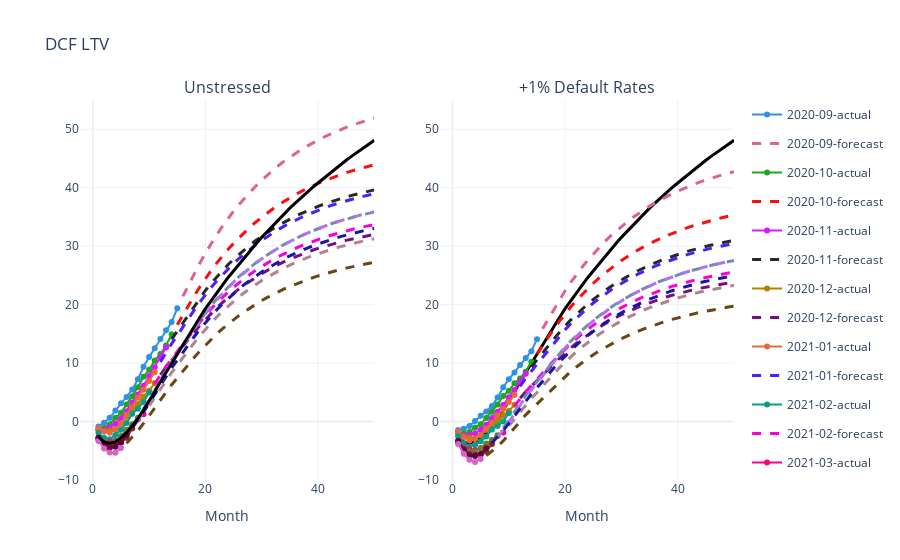

This figure's notebook cell:
### Code cell
colors = {i: c for i, c in enumerate(plotly.colors.qualitative.Dark24)}

fig = make_subplots(rows=1, cols=2, shared_xaxes=True,
                   subplot_titles=('Unstressed', '+1% Default Rates'))

param = 'cumulative_dcf_ltv_per_original'

# LEFT PLOT
curves1=[]
for cohort in m1.forecast.cohort.unique():
    c_data = m1.forecast[m1.forecast.cohort == cohort]
    for dtype in c_data.data_type.unique():
        output = c_data[c_data.data_type == dtype][param]

        output.name = cohort + '-' + dtype

        curves1.append(output)
    
for i, cohort in enumerate(curves1):
    c = colors[i]
    if 'forecast' in cohort.name:
        fig.add_trace(go.Scatter(name=cohort.name, x=cohort.index, y=cohort, mode='lines',
                                 line=dict(width=3, dash='dash', color=c), legendgroup=f'{i}'), row=1, col=1)
    else:
        if cohort.notnull().any():
            fig.add_trace(go.Scatter(name=cohort.name, x=cohort.index, y=cohort, mode='markers+lines',
                                     line=dict(width=2, color=c), legendgroup=f'{i}'), row=1, col=1)

expected = m1.ltv_expected.cumulative_ltv_per_original
fig.add_trace(go.Scatter(name='expected', x=expected.index, y=expected, 
                         line=dict(color='black', width=3), legendgroup='e'), row=1, col=1)
fig.add_trace(go.Scatter(name='expected', x=expected.index, y=expected, 
                        line=dict(color='black', width=3), legendgroup='e', showlegend=False), row=1, col=2)

# RIGHT PLOT
curves2=[]
for cohort in m2.forecast.cohort.unique():
    c_data = m2.forecast[m2.forecast.cohort == cohort]
    for dtype in c_data.data_type.unique():
        output = c_data[c_data.data_type == dtype][param]

        output.name = cohort + '-' + dtype

        curves2.append(output)
        
for i, cohort in enumerate(curves2):
    c = colors[i]
    if 'forecast' in cohort.name:
        fig.add_trace(go.Scatter(name=cohort.name, x=cohort.index, y=cohort, mode='lines',
                                 line=dict(width=3, dash='dash', color=c), legendgroup=f'{i}', showlegend=False), row=1, col=2,)
    else:
        if cohort.notnull().any():
            fig.add_trace(go.Scatter(name=cohort.name, x=cohort.index, y=cohort, mode='markers+lines',
                                     line=dict(width=2, color=c), legendgroup=f'{i}', showlegend=False), row=1, col=2)

fig.update_layout(title='DCF LTV')
fig.layout.xaxis.title='Month'
fig.layout.xaxis2.title='Month'
fig.update_yaxes(range=[-10, 55])

fig.show()

### Figure 1 — Plotly figure (JSON) as saved in the notebook; plotly's stock layout.template omitted (floating-point values rounded to 4 significant figures)
{"data": [{"legendgroup": "0", "line": {"color": "#2E91E5", "width": 2}, "mode": "markers+lines", "name": "2020-09-actual", "type": "scatter", "x": [1, 2, 3, 4, 5, 6, 7, 8, 9, 10, 11, 12, 13, 14, 15], "xaxis": "x", "y": [-0.8291, -0.1874, 0.6487, 1.884, 3.14, 4.176, 5.479, 7.254, 9.365, 11.04, 12.53, 14.13, 15.6, 17.04, 19.36], "yaxis": "y"}, {"legendgroup": "1", "line": {"color": "#E15F99", "dash": "dash", "width": 3}, "mode": "lines", "name": "2020-09-forecast", "type": "scatter", "x": [16, 17, 18, 19, 20, 21, 22, 23, 24, 25, 26, 27, 28, 29, 30, 31, 32, 33, 34, 35, 36, 37, 38, 39, 40, 41, 42, 43, 44, 45, 46, 47, 48, 49, 50], "xaxis": "x", "y": [21.42, 23.35, 25.26, 27.08, 28.8, 30.41, 31.93, 33.36, 34.71, 35.97, 37.16, 38.29, 39.35, 40.34, 41.28, 42.17, 43.01, 43.79, 44.54, 45.23, 45.88, 46.5, 47.08, 47.63, 48.15, 48.63, 49.09, 49.53, 49.94, 50.32, 50.68, 51.02, 51.34, 51.64, 51.93], "yaxis": "y"}, {"legendgroup": "2", "line": {"color": "#1CA71C", "width": 2}, "mode": "markers+lines", "name": "2020-10-actual", "type": "scatter", "x": [1, 2, 3, 4, 5, 6, 7, 8, 9, 10, 11, 12, 13, 14], "xaxis": "x", "y": [-1.256, -1.103, -0.459, 0.6365, 1.499, 2.902, 4.322, 5.864, 7.664, 8.856, 10.46, 11.53, 13.0, 14.93], "yaxis": "y"}, {"legendgroup": "3", "line": {"color": "#FB0D0D", "dash": "dash", "width": 3}, "mode": "lines", "name": "2020-10-forecast", "type": "scatter", "x": [15, 16, 17, 18, 19, 20, 21, 22, 23, 24, 25, 26, 27, 28, 29, 30, 31, 32, 33, 34, 35, 36, 37, 38, 39, 40, 41, 42, 43, 44, 45, 46, 47, 48, 49, 50], "xaxis": "x", "y": [16.55, 18.27, 19.88, 21.49, 23.02, 24.46, 25.82, 27.09, 28.29, 29.42, 30.49, 31.49, 32.44, 33.33, 34.17, 34.96, 35.7, 36.41, 37.07, 37.69, 38.28, 38.83, 39.35, 39.84, 40.3, 40.73, 41.15, 41.53, 41.9, 42.24, 42.56, 42.87, 43.16, 43.43, 43.68, 43.92], "yaxis": "y"}, {"legendgroup": "4", "line": {"color": "#DA16FF", "width": 2}, "mode": "markers+lines", "name": "2020-11-actual", "type": "scatter", "x": [1, 2, 3, 4, 5, 6, 7, 8, 9, 10, 11, 12, 13], "xaxis": "x", "y": [-1.359, -1.405, -0.9622, -0.3764, 0.5757, 1.776, 3.265, 4.643, 6.13, 7.773, 9.281, 11.02, 12.65], "yaxis": "y"}, {"legendgroup": "5", "line": {"color": "#222A2A", "dash": "dash", "width": 3}, "mode": "lines", "name": "2020-11-forecast", "type": "scatter", "x": [14, 15, 16, 17, 18, 19, 20, 21, 22, 23, 24, 25, 26, 27, 28, 29, 30, 31, 32, 33, 34, 35, 36, 37, 38, 39, 40, 41, 42, 43, 44, 45, 46, 47, 48, 49, 50], "xaxis": "x", "y": [14.07, 15.47, 16.97, 18.38, 19.79, 21.15, 22.42, 23.62, 24.75, 25.81, 26.81, 27.75, 28.64, 29.47, 30.26, 31.0, 31.7, 32.36, 32.98, 33.56, 34.12, 34.63, 35.12, 35.58, 36.01, 36.42, 36.81, 37.17, 37.51, 37.83, 38.14, 38.42, 38.69, 38.95, 39.19, 39.41, 39.62], "yaxis": "y"}, {"legendgroup": "6", "line": {"color": "#B68100", "width": 2}, "mode": "markers+lines", "name": "2020-12-actual", "type": "scatter", "x": [1, 2, 3, 4, 5, 6, 7, 8, 9, 10, 11], "xaxis": "x", "y": [-1.553, -1.661, -1.522, -1.274, -0.3606, 0.8166, 1.805, 2.988, 4.273, 5.255, 6.571], "yaxis": "y"}, {"legendgroup": "7", "line": {"color": "#750D86", "dash": "dash", "width": 3}, "mode": "lines", "name": "2020-12-forecast", "type": "scatter", "x": [12, 13, 14, 15, 16, 17, 18, 19, 20, 21, 22, 23, 24, 25, 26, 27, 28, 29, 30, 31, 32, 33, 34, 35, 36, 37, 38, 39, 40, 41, 42, 43, 44, 45, 46, 47, 48, 49, 50], "xaxis": "x", "y": [7.976, 9.35, 10.51, 11.66, 12.91, 14.08, 15.27, 16.41, 17.49, 18.5, 19.45, 20.34, 21.18, 21.98, 22.72, 23.43, 24.09, 24.72, 25.31, 25.86, 26.39, 26.88, 27.35, 27.78, 28.2, 28.58, 28.95, 29.29, 29.62, 29.93, 30.22, 30.49, 30.75, 30.99, 31.22, 31.43, 31.63, 31.83, 32.01], "yaxis": "y"}, {"legendgroup": "8", "line": {"color": "#EB663B", "width": 2}, "mode": "markers+lines", "name": "2021-01-actual", "type": "scatter", "x": [1, 2, 3, 4, 5, 6, 7, 8, 9, 10, 11], "xaxis": "x", "y": [-1.131, -1.703, -1.9, -1.313, -0.3334, 1.173, 2.444, 4.115, 5.451, 6.953, 8.494], "yaxis": "y"}, {"legendgroup": "9", "line": {"color": "#511CFB", "dash": "dash", "width": 3}, "mode": "lines", "name": "2021-01-forecast", "type": "scatter", "x": [12, 13, 14, 15, 16, 17, 18, 19, 20, 21, 22, 23, 24, 25, 26, 27, 28, 29, 30, 31, 32, 33, 34, 35, 36, 37, 38, 39, 40, 41, 42, 43, 44, 45, 46, 47, 48, 49, 50], "xaxis": "x", "y": [10.21, 11.88, 13.31, 14.72, 16.23, 17.64, 19.06, 20.42, 21.7, 22.9, 24.03, 25.09, 26.1, 27.04, 27.93, 28.77, 29.56, 30.3, 31.0, 31.66, 32.29, 32.88, 33.43, 33.95, 34.44, 34.9, 35.33, 35.74, 36.13, 36.49, 36.84, 37.16, 37.47, 37.75, 38.02, 38.28, 38.52, 38.75, 38.96], "yaxis": "y"}, {"legendgroup": "10", "line": {"color": "#00A08B", "width": 2}, "mode": "markers+lines", "name": "2021-02-actual", "type": "scatter", "x": [1, 2, 3, 4, 5, 6, 7, 8, 9, 10], "xaxis": "x", "y": [-1.973, -2.772, -3.017, -2.298, -1.395, -0.2411, 1.316, 2.205, 3.325, 4.972], "yaxis": "y"}, {"legendgroup": "11", "line": {"color": "#FB00D1", "dash": "dash", "width": 3}, "mode": "lines", "name": "2021-02-forecast", "type": "scatter", "x": [11, 12, 13, 14, 15, 16, 17, 18, 19, 20, 21, 22, 23, 24, 25, 26, 27, 28, 29, 30, 31, 32, 33, 34, 35, 36, 37, 38, 39, 40, 41, 42, 43, 44, 45, 46, 47, 48, 49, 50], "xaxis": "x", "y": [6.418, 7.948, 9.44, 10.71, 11.96, 13.3, 14.56, 15.83, 17.05, 18.19, 19.27, 20.29, 21.24, 22.14, 22.98, 23.78, 24.53, 25.24, 25.91, 26.54, 27.14, 27.7, 28.22, 28.72, 29.19, 29.63, 30.04, 30.43, 30.8, 31.15, 31.48, 31.78, 32.08, 32.35, 32.61, 32.85, 33.08, 33.3, 33.5, 33.7], "yaxis": "y"}, {"legendgroup": "12", "line": {"color": "#FC0080", "width": 2}, "mode": "markers+lines", "name": "2021-03-actual", "type": "scatter", "x": [1, 2, 3, 4, 5, 6, 7, 8, 9], "xaxis": "x", "y": [-2.93, -3.519, -3.511, -3.267, -2.657, -1.615, -0.7029, 0.377, 1.257], "yaxis": "y"}, {"legendgroup": "13", "line": {"color": "#B2828D", "dash": "dash", "width": 3}, "mode": "lines", "name": "2021-03-forecast", "type": "scatter", "x": [10, 11, 12, 13, 14, 15, 16, 17, 18, 19, 20, 21, 22, 23, 24, 25, 26, 27, 28, 29, 30, 31, 32, 33, 34, 35, 36, 37, 38, 39, 40, 41, 42, 43, 44, 45, 46, 47, 48, 49, 50], "xaxis": "x", "y": [2.669, 4.114, 5.641, 7.129, 8.387, 9.625, 10.96, 12.21, 13.47, 14.68, 15.81, 16.88, 17.89, 18.84, 19.73, 20.57, 21.37, 22.12, 22.82, 23.49, 24.12, 24.71, 25.27, 25.79, 26.29, 26.75, 27.19, 27.61, 28.0, 28.36, 28.71, 29.04, 29.35, 29.64, 29.92, 30.17, 30.42, 30.65, 30.86, 31.07, 31.26], "yaxis": "y"}, {"legendgroup": "14", "line": {"color": "#6C7C32", "width": 2}, "mode": "markers+lines", "name": "2021-04-actual", "type": "scatter", "x": [1, 2, 3, 4, 5, 6, 7, 8], "xaxis": "x", "y": [-3.114, -3.593, -3.757, -3.423, -2.492, -1.395, -0.479, 0.6565], "yaxis": "y"}, {"legendgroup": "15", "line": {"color": "#778AAE", "dash": "dash", "width": 3}, "mode": "lines", "name": "2021-04-forecast", "type": "scatter", "x": [9, 10, 11, 12, 13, 14, 15, 16, 17, 18, 19, 20, 21, 22, 23, 24, 25, 26, 27, 28, 29, 30, 31, 32, 33, 34, 35, 36, 37, 38, 39, 40, 41, 42, 43, 44, 45, 46, 47, 48, 49, 50], "xaxis": "x", "y": [2.185, 3.798, 5.439, 7.164, 8.844, 10.27, 11.68, 13.18, 14.59, 16.0, 17.35, 18.62, 19.81, 20.94, 22.0, 23.0, 23.94, 24.82, 25.66, 26.44, 27.19, 27.89, 28.55, 29.17, 29.75, 30.31, 30.83, 31.31, 31.77, 32.21, 32.62, 33.0, 33.37, 33.71, 34.04, 34.34, 34.63, 34.9, 35.16, 35.4, 35.62, 35.84], "yaxis": "y"}, {"legendgroup": "16", "line": {"color": "#862A16", "width": 2}, "mode": "markers+lines", "name": "2021-05-actual", "type": "scatter", "x": [1, 2, 3, 4, 5, 6, 7], "xaxis": "x", "y": [-2.737, -3.714, -4.182, -3.983, -3.599, -2.781, -1.188], "yaxis": "y"}, {"legendgroup": "17", "line": {"color": "#A777F1", "dash": "dash", "width": 3}, "mode": "lines", "name": "2021-05-forecast", "type": "scatter", "x": [8, 9, 10, 11, 12, 13, 14, 15, 16, 17, 18, 19, 20, 21, 22, 23, 24, 25, 26, 27, 28, 29, 30, 31, 32, 33, 34, 35, 36, 37, 38, 39, 40, 41, 42, 43, 44, 45, 46, 47, 48, 49, 50], "xaxis": "x", "y": [0.2374, 1.807, 3.458, 5.134, 6.89, 8.597, 10.05, 11.47, 12.98, 14.4, 15.83, 17.19, 18.47, 19.68, 20.81, 21.88, 22.89, 23.84, 24.73, 25.58, 26.37, 27.12, 27.83, 28.5, 29.13, 29.72, 30.28, 30.8, 31.3, 31.76, 32.2, 32.61, 33.0, 33.37, 33.72, 34.05, 34.36, 34.65, 34.92, 35.18, 35.42, 35.65, 35.87], "yaxis": "y"}, {"legendgroup": "18", "line": {"color": "#620042", "width": 2}, "mode": "markers+lines", "name": "2021-06-actual", "type": "scatter", "x": [1, 2, 3, 4, 5, 6], "xaxis": "x", "y": [-2.799, -3.91, -4.538, -4.291, -3.592, -2.312], "yaxis": "y"}, {"legendgroup": "19", "line": {"color": "#1616A7", "dash": "dash", "width": 3}, "mode": "lines", "name": "2021-06-forecast", "type": "scatter", "x": [7, 8, 9, 10, 11, 12, 13, 14, 15, 16, 17, 18, 19, 20, 21, 22, 23, 24, 25, 26, 27, 28, 29, 30, 31, 32, 33, 34, 35, 36, 37, 38, 39, 40, 41, 42, 43, 44, 45, 46, 47, 48, 49, 50], "xaxis": "x", "y": [-1.126, 0.1718, 1.61, 3.128, 4.67, 6.29, 7.862, 9.189, 10.49, 11.88, 13.19, 14.5, 15.76, 16.94, 18.06, 19.11, 20.1, 21.03, 21.9, 22.73, 23.51, 24.25, 24.94, 25.59, 26.21, 26.79, 27.34, 27.86, 28.34, 28.8, 29.23, 29.63, 30.02, 30.38, 30.72, 31.04, 31.35, 31.63, 31.9, 32.15, 32.39, 32.62, 32.83, 33.03], "yaxis": "y"}, {"legendgroup": "20", "line": {"color": "#DA60CA", "width": 2}, "mode": "markers+lines", "name": "2021-07-actual", "type": "scatter", "x": [1, 2, 3, 4, 5], "xaxis": "x", "y": [-3.314, -4.607, -5.306, -5.345, -4.526], "yaxis": "y"}, {"legendgroup": "21", "line": {"color": "#6C4516", "dash": "dash", "width": 3}, "mode": "lines", "name": "2021-07-forecast", "type": "scatter", "x": [6, 7, 8, 9, 10, 11, 12, 13, 14, 15, 16, 17, 18, 19, 20, 21, 22, 23, 24, 25, 26, 27, 28, 29, 30, 31, 32, 33, 34, 35, 36, 37, 38, 39, 40, 41, 42, 43, 44, 45, 46, 47, 48, 49, 50], "xaxis": "x", "y": [-3.695, -2.682, -1.564, -0.3154, 1.007, 2.356, 3.775, 5.153, 6.306, 7.437, 8.653, 9.791, 10.94, 12.04, 13.08, 14.06, 14.98, 15.85, 16.67, 17.44, 18.17, 18.85, 19.5, 20.11, 20.69, 21.23, 21.74, 22.22, 22.68, 23.11, 23.51, 23.89, 24.25, 24.59, 24.9, 25.21, 25.49, 25.76, 26.01, 26.25, 26.47, 26.68, 26.88, 27.07, 27.25], "yaxis": "y"}, {"legendgroup": "e", "line": {"color": "black", "width": 3}, "name": "expected", "type": "scatter", "x": [1, 2, 3, 4, 5, 6, 7, 8, 9, 10, 11, 12, 13, 14, 15, 16, 17, 18, 19, 20, 21, 22, 23, 24, 25, 26, 27, 28, 29, 30, 31, 32, 33, 34, 35, 36, 37, 38, 39, 40, 41, 42, 43, 44, 45, 46, 47, 48, 49, 50], "xaxis": "x", "y": [-2.6, -3.5, -3.7, -3.5, -2.8, -1.9, -0.7, 0.5, 2, 3.5, 5.1, 6.8, 8.4, 9.9, 11.5, 13.1, 14.7, 16.3, 17.8, 19.3, 20.7, 22.1, 23.3, 24.6, 25.8, 27, 28.2, 29.3, 30.4, 31.5, 32.5, 33.6, 34.5, 35.5, 36.5, 37.4, 38.3, 39.1, 40, 40.8, 41.6, 42.4, 43.2, 44, 44.7, 45.4, 46.1, 46.8, 47.5, 48.1], "yaxis": "y"}, {"legendgroup": "e", "line": {"color": "black", "width": 3}, "name": "expected", "showlegend": false, "type": "scatter", "x": [1, 2, 3, 4, 5, 6, 7, 8, 9, 10, 11, 12, 13, 14, 15, 16, 17, 18, 19, 20, 21, 22, 23, 24, 25, 26, 27, 28, 29, 30, 31, 32, 33, 34, 35, 36, 37, 38, 39, 40, 41, 42, 43, 44, 45, 46, 47, 48, 49, 50], "xaxis": "x2", "y": [-2.6, -3.5, -3.7, -3.5, -2.8, -1.9, -0.7, 0.5, 2, 3.5, 5.1, 6.8, 8.4, 9.9, 11.5, 13.1, 14.7, 16.3, 17.8, 19.3, 20.7, 22.1, 23.3, 24.6, 25.8, 27, 28.2, 29.3, 30.4, 31.5, 32.5, 33.6, 34.5, 35.5, 36.5, 37.4, 38.3, 39.1, 40, 40.8, 41.6, 42.4, 43.2, 44, 44.7, 45.4, 46.1, 46.8, 47.5, 48.1], "yaxis": "y2"}, {"legendgroup": "0", "line": {"color": "#2E91E5", "width": 2}, "mode": "markers+lines", "name": "2020-09-actual", "showlegend": false, "type": "scatter", "x": [1, 2, 3, 4, 5, 6, 7, 8, 9, 10, 11, 12, 13, 14, 15], "xaxis": "x2", "y": [-1.436, -1.222, -0.7727, 0.09161, 0.9967, 1.701, 2.652, 4.103, 5.868, 7.218, 8.386, 9.681, 10.87, 12.03, 14.08], "yaxis": "y2"}, {"legendgroup": "1", "line": {"color": "#E15F99", "dash": "dash", "width": 3}, "mode": "lines", "name": "2020-09-forecast", "showlegend": false, "type": "scatter", "x": [16, 17, 18, 19, 20, 21, 22, 23, 24, 25, 26, 27, 28, 29, 30, 31, 32, 33, 34, 35, 36, 37, 38, 39, 40, 41, 42, 43, 44, 45, 46, 47, 48, 49, 50], "xaxis": "x2", "y": [15.88, 17.57, 19.25, 20.86, 22.37, 23.8, 25.14, 26.4, 27.58, 28.7, 29.75, 30.74, 31.67, 32.55, 33.38, 34.16, 34.89, 35.59, 36.24, 36.85, 37.43, 37.97, 38.48, 38.96, 39.42, 39.85, 40.25, 40.63, 40.99, 41.33, 41.65, 41.95, 42.23, 42.5, 42.75], "yaxis": "y2"}, {"legendgroup": "2", "line": {"color": "#1CA71C", "width": 2}, "mode": "markers+lines", "name": "2020-10-actual", "showlegend": false, "type": "scatter", "x": [1, 2, 3, 4, 5, 6, 7, 8, 9, 10, 11, 12, 13, 14], "xaxis": "x2", "y": [-1.837, -2.062, -1.781, -1.019, -0.4662, 0.6015, 1.691, 2.899, 4.38, 5.256, 6.56, 7.348, 8.536, 10.21], "yaxis": "y2"}, {"legendgroup": "3", "line": {"color": "#FB0D0D", "dash": "dash", "width": 3}, "mode": "lines", "name": "2020-10-forecast", "showlegend": false, "type": "scatter", "x": [15, 16, 17, 18, 19, 20, 21, 22, 23, 24, 25, 26, 27, 28, 29, 30, 31, 32, 33, 34, 35, 36, 37, 38, 39, 40, 41, 42, 43, 44, 45, 46, 47, 48, 49, 50], "xaxis": "x2", "y": [11.58, 13.06, 14.44, 15.83, 17.17, 18.42, 19.6, 20.71, 21.75, 22.73, 23.66, 24.53, 25.35, 26.12, 26.85, 27.54, 28.19, 28.8, 29.37, 29.92, 30.42, 30.9, 31.35, 31.78, 32.18, 32.56, 32.91, 33.25, 33.57, 33.87, 34.15, 34.41, 34.66, 34.89, 35.12, 35.32], "yaxis": "y2"}, {"legendgroup": "4", "line": {"color": "#DA16FF", "width": 2}, "mode": "markers+lines", "name": "2020-11-actual", "showlegend": false, "type": "scatter", "x": [1, 2, 3, 4, 5, 6, 7, 8, 9, 10, 11, 12, 13], "xaxis": "x2", "y": [-1.93, -2.372, -2.285, -2.019, -1.411, -0.5424, 0.6042, 1.666, 2.831, 4.167, 5.381, 6.827, 8.184], "yaxis": "y2"}, {"legendgroup": "5", "line": {"color": "#222A2A", "dash": "dash", "width": 3}, "mode": "lines", "name": "2020-11-forecast", "showlegend": false, "type": "scatter", "x": [14, 15, 16, 17, 18, 19, 20, 21, 22, 23, 24, 25, 26, 27, 28, 29, 30, 31, 32, 33, 34, 35, 36, 37, 38, 39, 40, 41, 42, 43, 44, 45, 46, 47, 48, 49, 50], "xaxis": "x2", "y": [9.339, 10.48, 11.74, 12.92, 14.13, 15.28, 16.36, 17.38, 18.34, 19.25, 20.1, 20.89, 21.65, 22.36, 23.03, 23.66, 24.25, 24.81, 25.34, 25.84, 26.31, 26.74, 27.16, 27.55, 27.92, 28.26, 28.59, 28.9, 29.19, 29.46, 29.72, 29.97, 30.19, 30.41, 30.61, 30.8, 30.99], "yaxis": "y2"}, {"legendgroup": "6", "line": {"color": "#B68100", "width": 2}, "mode": "markers+lines", "name": "2020-12-actual", "showlegend": false, "type": "scatter", "x": [1, 2, 3, 4, 5, 6, 7, 8, 9, 10, 11], "xaxis": "x2", "y": [-2.126, -2.602, -2.79, -2.878, -2.288, -1.438, -0.7554, 0.119, 1.112, 1.816, 2.859], "yaxis": "y2"}, {"legendgroup": "7", "line": {"color": "#750D86", "dash": "dash", "width": 3}, "mode": "lines", "name": "2020-12-forecast", "showlegend": false, "type": "scatter", "x": [12, 13, 14, 15, 16, 17, 18, 19, 20, 21, 22, 23, 24, 25, 26, 27, 28, 29, 30, 31, 32, 33, 34, 35, 36, 37, 38, 39, 40, 41, 42, 43, 44, 45, 46, 47, 48, 49, 50], "xaxis": "x2", "y": [3.994, 5.109, 6.024, 6.934, 7.957, 8.917, 9.906, 10.86, 11.75, 12.59, 13.39, 14.13, 14.83, 15.49, 16.12, 16.7, 17.26, 17.78, 18.27, 18.73, 19.17, 19.58, 19.97, 20.33, 20.68, 21.0, 21.3, 21.59, 21.86, 22.12, 22.36, 22.59, 22.8, 23.0, 23.19, 23.37, 23.54, 23.7, 23.85], "yaxis": "y2"}, {"legendgroup": "8", "line": {"color": "#EB663B", "width": 2}, "mode": "markers+lines", "name": "2021-01-actual", "showlegend": false, "type": "scatter", "x": [1, 2, 3, 4, 5, 6, 7, 8, 9, 10, 11], "xaxis": "x2", "y": [-1.699, -2.646, -3.223, -2.986, -2.36, -1.187, -0.254, 1.092, 2.129, 3.328, 4.588], "yaxis": "y2"}, {"legendgroup": "9", "line": {"color": "#511CFB", "dash": "dash", "width": 3}, "mode": "lines", "name": "2021-01-forecast", "showlegend": false, "type": "scatter", "x": [12, 13, 14, 15, 16, 17, 18, 19, 20, 21, 22, 23, 24, 25, 26, 27, 28, 29, 30, 31, 32, 33, 34, 35, 36, 37, 38, 39, 40, 41, 42, 43, 44, 45, 46, 47, 48, 49, 50], "xaxis": "x2", "y": [6.022, 7.428, 8.604, 9.768, 11.04, 12.23, 13.45, 14.61, 15.7, 16.73, 17.69, 18.61, 19.46, 20.27, 21.03, 21.74, 22.42, 23.05, 23.65, 24.22, 24.75, 25.25, 25.73, 26.17, 26.59, 26.98, 27.35, 27.7, 28.03, 28.35, 28.64, 28.92, 29.18, 29.42, 29.66, 29.87, 30.08, 30.27, 30.46], "yaxis": "y2"}, {"legendgroup": "10", "line": {"color": "#00A08B", "width": 2}, "mode": "markers+lines", "name": "2021-02-actual", "showlegend": false, "type": "scatter", "x": [1, 2, 3, 4, 5, 6, 7, 8, 9, 10], "xaxis": "x2", "y": [-2.503, -3.716, -4.322, -3.957, -3.391, -2.571, -1.341, -0.7576, 0.05886, 1.428], "yaxis": "y2"}, {"legendgroup": "11", "line": {"color": "#FB00D1", "dash": "dash", "width": 3}, "mode": "lines", "name": "2021-02-forecast", "showlegend": false, "type": "scatter", "x": [11, 12, 13, 14, 15, 16, 17, 18, 19, 20, 21, 22, 23, 24, 25, 26, 27, 28, 29, 30, 31, 32, 33, 34, 35, 36, 37, 38, 39, 40, 41, 42, 43, 44, 45, 46, 47, 48, 49, 50], "xaxis": "x2", "y": [2.609, 3.875, 5.116, 6.145, 7.164, 8.287, 9.341, 10.42, 11.45, 12.42, 13.33, 14.2, 15.0, 15.77, 16.48, 17.16, 17.8, 18.4, 18.97, 19.5, 20.0, 20.48, 20.93, 21.35, 21.74, 22.12, 22.47, 22.8, 23.11, 23.41, 23.69, 23.95, 24.2, 24.43, 24.65, 24.85, 25.05, 25.23, 25.41, 25.57], "yaxis": "y2"}, {"legendgroup": "12", "line": {"color": "#FC0080", "width": 2}, "mode": "markers+lines", "name": "2021-03-actual", "showlegend": false, "type": "scatter", "x": [1, 2, 3, 4, 5, 6, 7, 8, 9], "xaxis": "x2", "y": [-3.474, -4.435, -4.795, -4.885, -4.605, -3.881, -3.263, -2.48, -1.883], "yaxis": "y2"}, {"legendgroup": "13", "line": {"color": "#B2828D", "dash": "dash", "width": 3}, "mode": "lines", "name": "2021-03-forecast", "showlegend": false, "type": "scatter", "x": [10, 11, 12, 13, 14, 15, 16, 17, 18, 19, 20, 21, 22, 23, 24, 25, 26, 27, 28, 29, 30, 31, 32, 33, 34, 35, 36, 37, 38, 39, 40, 41, 42, 43, 44, 45, 46, 47, 48, 49, 50], "xaxis": "x2", "y": [-0.7487, 0.4314, 1.696, 2.935, 3.956, 4.966, 6.08, 7.125, 8.193, 9.217, 10.18, 11.09, 11.95, 12.75, 13.51, 14.23, 14.9, 15.53, 16.13, 16.7, 17.23, 17.73, 18.21, 18.66, 19.08, 19.47, 19.85, 20.2, 20.53, 20.84, 21.14, 21.41, 21.68, 21.93, 22.16, 22.38, 22.58, 22.78, 22.96, 23.14, 23.3], "yaxis": "y2"}, {"legendgroup": "14", "line": {"color": "#6C7C32", "width": 2}, "mode": "markers+lines", "name": "2021-04-actual", "showlegend": false, "type": "scatter", "x": [1, 2, 3, 4, 5, 6, 7, 8], "xaxis": "x2", "y": [-3.679, -4.576, -5.105, -5.127, -4.534, -3.76, -3.163, -2.325], "yaxis": "y2"}, {"legendgroup": "15", "line": {"color": "#778AAE", "dash": "dash", "width": 3}, "mode": "lines", "name": "2021-04-forecast", "showlegend": false, "type": "scatter", "x": [9, 10, 11, 12, 13, 14, 15, 16, 17, 18, 19, 20, 21, 22, 23, 24, 25, 26, 27, 28, 29, 30, 31, 32, 33, 34, 35, 36, 37, 38, 39, 40, 41, 42, 43, 44, 45, 46, 47, 48, 49, 50], "xaxis": "x2", "y": [-1.091, 0.234, 1.599, 3.052, 4.47, 5.653, 6.821, 8.091, 9.284, 10.49, 11.65, 12.74, 13.77, 14.74, 15.65, 16.5, 17.31, 18.07, 18.79, 19.46, 20.1, 20.7, 21.27, 21.8, 22.31, 22.78, 23.22, 23.64, 24.04, 24.41, 24.76, 25.1, 25.41, 25.7, 25.98, 26.25, 26.49, 26.72, 26.94, 27.15, 27.35, 27.53], "yaxis": "y2"}, {"legendgroup": "16", "line": {"color": "#862A16", "width": 2}, "mode": "markers+lines", "name": "2021-05-actual", "showlegend": false, "type": "scatter", "x": [1, 2, 3, 4, 5, 6, 7], "xaxis": "x2", "y": [-3.329, -4.704, -5.55, -5.697, -5.637, -5.129, -3.841], "yaxis": "y2"}, {"legendgroup": "17", "line": {"color": "#A777F1", "dash": "dash", "width": 3}, "mode": "lines", "name": "2021-05-forecast", "showlegend": false, "type": "scatter", "x": [8, 9, 10, 11, 12, 13, 14, 15, 16, 17, 18, 19, 20, 21, 22, 23, 24, 25, 26, 27, 28, 29, 30, 31, 32, 33, 34, 35, 36, 37, 38, 39, 40, 41, 42, 43, 44, 45, 46, 47, 48, 49, 50], "xaxis": "x2", "y": [-2.72, -1.449, -0.09128, 1.305, 2.785, 4.228, 5.428, 6.61, 7.893, 9.098, 10.32, 11.49, 12.59, 13.63, 14.61, 15.53, 16.39, 17.21, 17.98, 18.7, 19.38, 20.03, 20.64, 21.21, 21.75, 22.26, 22.74, 23.19, 23.62, 24.02, 24.39, 24.75, 25.09, 25.4, 25.7, 25.98, 26.25, 26.5, 26.73, 26.96, 27.17, 27.36, 27.55], "yaxis": "y2"}, {"legendgroup": "18", "line": {"color": "#620042", "width": 2}, "mode": "markers+lines", "name": "2021-06-actual", "showlegend": false, "type": "scatter", "x": [1, 2, 3, 4, 5, 6], "xaxis": "x2", "y": [-3.35, -4.858, -5.844, -5.915, -5.532, -4.557], "yaxis": "y2"}, {"legendgroup": "19", "line": {"color": "#1616A7", "dash": "dash", "width": 3}, "mode": "lines", "name": "2021-06-forecast", "showlegend": false, "type": "scatter", "x": [7, 8, 9, 10, 11, 12, 13, 14, 15, 16, 17, 18, 19, 20, 21, 22, 23, 24, 25, 26, 27, 28, 29, 30, 31, 32, 33, 34, 35, 36, 37, 38, 39, 40, 41, 42, 43, 44, 45, 46, 47, 48, 49, 50], "xaxis": "x2", "y": [-3.675, -2.678, -1.535, -0.3069, 0.9607, 2.31, 3.624, 4.708, 5.776, 6.944, 8.04, 9.157, 10.23, 11.24, 12.19, 13.08, 13.92, 14.72, 15.47, 16.17, 16.83, 17.46, 18.05, 18.61, 19.13, 19.63, 20.1, 20.54, 20.95, 21.34, 21.71, 22.05, 22.38, 22.69, 22.98, 23.25, 23.51, 23.76, 23.99, 24.2, 24.41, 24.6, 24.78, 24.95], "yaxis": "y2"}, {"legendgroup": "20", "line": {"color": "#DA60CA", "width": 2}, "mode": "markers+lines", "name": "2021-07-actual", "showlegend": false, "type": "scatter", "x": [1, 2, 3, 4, 5], "xaxis": "x2", "y": [-3.86, -5.516, -6.548, -6.91, -6.387], "yaxis": "y2"}, {"legendgroup": "21", "line": {"color": "#6C4516", "dash": "dash", "width": 3}, "mode": "lines", "name": "2021-07-forecast", "showlegend": false, "type": "scatter", "x": [6, 7, 8, 9, 10, 11, 12, 13, 14, 15, 16, 17, 18, 19, 20, 21, 22, 23, 24, 25, 26, 27, 28, 29, 30, 31, 32, 33, 34, 35, 36, 37, 38, 39, 40, 41, 42, 43, 44, 45, 46, 47, 48, 49, 50], "xaxis": "x2", "y": [-5.843, -5.115, -4.279, -3.305, -2.25, -1.156, 0.01269, 1.153, 2.082, 2.998, 4.009, 4.956, 5.926, 6.859, 7.737, 8.565, 9.344, 10.08, 10.77, 11.42, 12.04, 12.62, 13.16, 13.68, 14.17, 14.63, 15.06, 15.47, 15.86, 16.22, 16.56, 16.88, 17.18, 17.47, 17.74, 18.0, 18.24, 18.46, 18.68, 18.88, 19.07, 19.25, 19.42, 19.58, 19.73], "yaxis": "y2"}], "layout": {"annotations": [{"font": {"size": 16}, "showarrow": false, "text": "Unstressed", "x": 0.225, "xanchor": "center", "xref": "paper", "y": 1, "yanchor": "bottom", "yref": "paper"}, {"font": {"size": 16}, "showarrow": false, "text": "+1% Default Rates", "x": 0.775, "xanchor": "center", "xref": "paper", "y": 1, "yanchor": "bottom", "yref": "paper"}], "title": {"text": "DCF LTV"}, "xaxis": {"anchor": "y", "domain": [0, 0.45], "title": {"text": "Month"}}, "xaxis2": {"anchor": "y2", "domain": [0.55, 1], "title": {"text": "Month"}}, "yaxis": {"anchor": "x", "domain": [0, 1], "range": [-10, 55]}, "yaxis2": {"anchor": "x2", "domain": [0, 1], "range": [-10, 55]}}}
